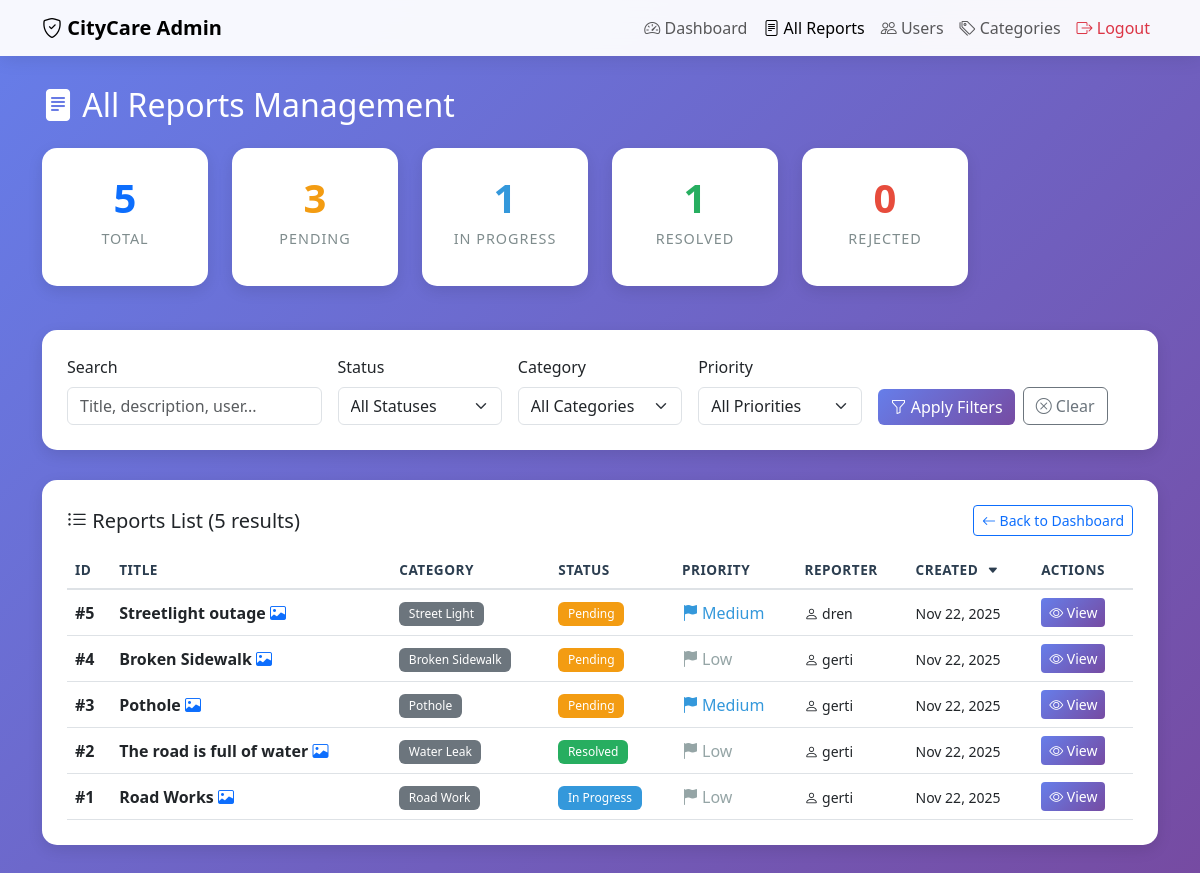
The app's page /admin/reports.php (signed in), older data.
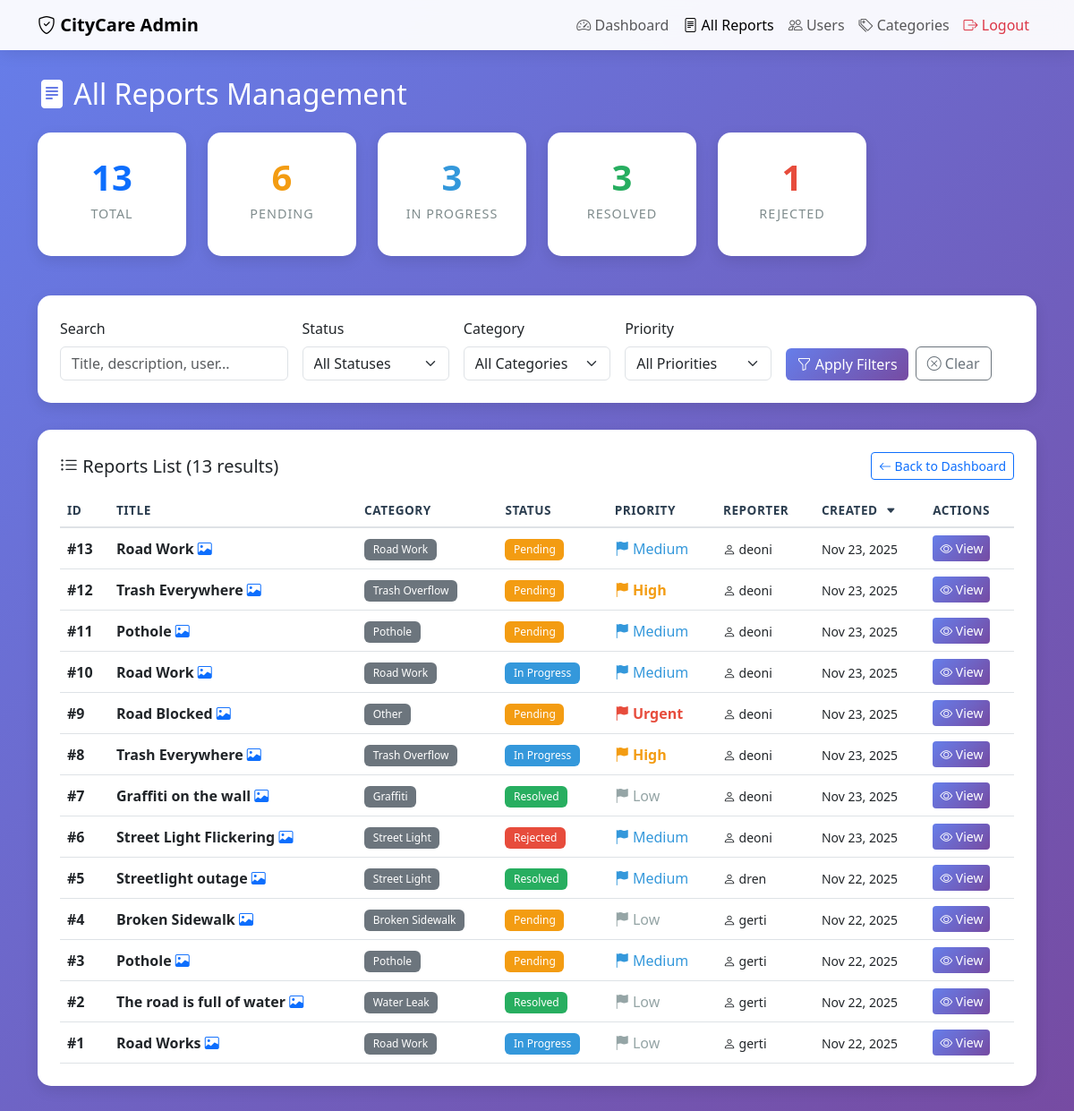
The same page, newer data.
### tables this page shows
CREATE TABLE `reports` (
  `id` int(11) NOT NULL,
  `user_id` int(11) NOT NULL,
  `category_id` int(11) NOT NULL,
  `title` varchar(200) NOT NULL,
  `description` text NOT NULL,
  `location_address` varchar(255) NOT NULL,
  `latitude` decimal(10,8) NOT NULL,
  `longitude` decimal(11,8) NOT NULL,
  `image_path` varchar(255) DEFAULT NULL,
  `status` enum('pending','in_progress','resolved','rejected') DEFAULT 'pending',
  `priority` enum('low','medium','high','urgent') DEFAULT 'medium',
  `admin_notes` text DEFAULT NULL,
  `created_at` timestamp NOT NULL DEFAULT current_timestamp(),
  `updated_at` timestamp NOT NULL DEFAULT current_timestamp() ON UPDATE current_timestamp(),
  `resolved_at` timestamp NULL DEFAULT NULL
);

CREATE TABLE `categories` (
  `id` int(11) NOT NULL,
  `name` varchar(50) NOT NULL,
  `icon` varchar(50) DEFAULT NULL,
  `color` varchar(20) DEFAULT NULL
);

CREATE TABLE `users` (
  `id` int(11) NOT NULL,
  `username` varchar(50) NOT NULL,
  `email` varchar(100) NOT NULL,
  `password` varchar(255) NOT NULL,
  `full_name` varchar(100) NOT NULL,
  `phone` varchar(20) DEFAULT NULL,
  `is_admin` tinyint(1) DEFAULT 0,
  `created_at` timestamp NOT NULL DEFAULT current_timestamp(),
  `report_streak` int(11) DEFAULT 0,
  `last_report_date` date DEFAULT NULL,
  `xp` int(11) DEFAULT 0,
  `level` int(11) DEFAULT 1
);

### admin/reports.php (the view, shortened to what the changed rows need)
<?php
require_once '../config/database.php';
$sort = isset($_GET['sort']) ? $_GET['sort'] : 'created_at';
$order = isset($_GET['order']) ? $_GET['order'] : 'DESC';
$sql = "SELECT r.*, c.name as category_name, u.username, u.email
        FROM reports r
        LEFT JOIN categories c ON r.category_id = c.id
        LEFT JOIN users u ON r.user_id = u.id
        WHERE 1=1";
$params = [];
$sql .= " ORDER BY r.$sort $order";
$stmt = $conn->prepare($sql);
$stmt->execute($params);
$reports = $stmt->fetchAll();
$stats = [
    'total' => $conn->query("SELECT COUNT(*) FROM reports")->fetchColumn(),
    'pending' => $conn->query("SELECT COUNT(*) FROM reports WHERE status = 'pending'")->fetchColumn(),
    'in_progress' => $conn->query("SELECT COUNT(*) FROM reports WHERE status = 'in_progress'")->fetchColumn(),
    'resolved' => $conn->query("SELECT COUNT(*) FROM reports WHERE status = 'resolved'")->fetchColumn(),
    'rejected' => $conn->query("SELECT COUNT(*) FROM reports WHERE status = 'rejected'")->fetchColumn(),
];
?>
<!DOCTYPE html>
<html lang="en">
<head>
    <link href="https://cdn.jsdelivr.net/npm/bootstrap@5.3.0/dist/css/bootstrap.min.css" rel="stylesheet">
    <link rel="stylesheet" href="https://cdn.jsdelivr.net/npm/bootstrap-icons@1.11.0/font/bootstrap-icons.css">
</head>
<body>
    <div class="main-content">
        <div class="container">
            <h2 class="text-white mb-4">
                <i class="bi bi-file-text-fill"></i> All Reports Management
            </h2>
            <div class="row mb-4">
                <div class="col-md-2">
                    <div class="stats-card text-center">
                        <p class="stat-number text-primary"><?php echo $stats['total']; ?></p>
                        <p class="stat-label">Total</p>
                    </div>
                </div>
                <div class="col-md-2">
                    <div class="stats-card text-center">
                        <p class="stat-number" style="color: #f39c12;"><?php echo $stats['pending']; ?></p>
                        <p class="stat-label">Pending</p>
                    </div>
                </div>
                <div class="col-md-2">
                    <div class="stats-card text-center">
                        <p class="stat-number" style="color: #3498db;"><?php echo $stats['in_progress']; ?></p>
                        <p class="stat-label">In Progress</p>
                    </div>
                </div>
                <div class="col-md-2">
                    <div class="stats-card text-center">
                        <p class="stat-number" style="color: #27ae60;"><?php echo $stats['resolved']; ?></p>
                        <p class="stat-label">Resolved</p>
                    </div>
                </div>
                <div class="col-md-2">
                    <div class="stats-card text-center">
                        <p class="stat-number" style="color: #e74c3c;"><?php echo $stats['rejected']; ?></p>
                        <p class="stat-label">Rejected</p>
                    </div>
                </div>
            </div>
            <div class="reports-table">
                <div class="d-flex justify-content-between align-items-center mb-3">
                    <h5 class="mb-0">
                        <i class="bi bi-list-ul"></i> Reports List (<?php echo count($reports); ?> results)
                    </h5>
                    <a href="dashboard.php" class="btn btn-outline-primary btn-sm">
                        <i class="bi bi-arrow-left"></i> Back to Dashboard
                    </a>
                </div>
                <?php if (count($reports) > 0): ?>
                <div class="table-responsive">
                    <table class="table table-hover align-middle">
                        <thead>
                            <tr>
                                <th onclick="sortTable('id')">
                                    ID
                                </th>
                                <th onclick="sortTable('title')">
                                    Title
                                </th>
                                <th>Category</th>
                                <th onclick="sortTable('status')">
                                    Status
                                </th>
                                <th onclick="sortTable('priority')">
                                    Priority
                                </th>
                                <th>Reporter</th>
                                <th onclick="sortTable('created_at')">
                                    Created
                                    <?php if ($sort === 'created_at'): ?>
                                        <i class="bi bi-caret-<?php echo $order === 'ASC' ? 'up' : 'down'; ?>-fill sort-icon"></i>
                                    <?php endif; ?>
                                </th>
                                <th>Actions</th>
                            </tr>
                        </thead>
                        <tbody>
                            <?php foreach ($reports as $report): ?>
                            <tr>
                                <td><strong>#<?php echo $report['id']; ?></strong></td>
                                <td>
                                    <strong><?php echo htmlspecialchars($report['title']); ?></strong>
                                    <?php if ($report['image_path']): ?>
                                        <i class="bi bi-image text-primary" title="Has photo"></i>
                                    <?php endif; ?>
                                </td>
                                <td>
                                    <span class="badge bg-secondary">
                                        <?php echo htmlspecialchars($report['category_name']); ?>
                                    </span>
                                </td>
                                <td>
                                    <span class="badge badge-<?php echo $report['status']; ?>">
                                        <?php echo ucwords(str_replace('_', ' ', $report['status'])); ?>
                                    </span>
                                </td>
                                <td>
                                    <span class="priority-<?php echo $report['priority']; ?>">
                                        <i class="bi bi-flag-fill"></i>
                                        <?php echo ucfirst($report['priority']); ?>
                                    </span>
                                </td>
                                <td>
                                    <small>
                                        <i class="bi bi-person"></i>
                                        <?php echo htmlspecialchars($report['username']); ?>
                                    </small>
                                </td>
                                <td>
                                    <small><?php echo date('M j, Y', strtotime($report['created_at'])); ?></small>
                                </td>
                                <td>
                                    <a href="view_report.php?id=<?php echo $report['id']; ?>" class="btn btn-sm btn-primary action-btn">
                                        <i class="bi bi-eye"></i> View
                                    </a>
                                </td>
                            </tr>
                            <?php endforeach; ?>
                        </tbody>
                    </table>
                </div>
                <?php endif; ?>
            </div>
        </div>
    </div>
</body>
</html>

Row changes from the older to the newer data that the page shows:
added reports: id "13", title "Road Work", category.name "Road Work", status "Pending", priority "Medium", user.username "deoni", created_at "Nov 23, 2025"
added reports: id "12", title "Trash Everywhere", category.name "Trash Overflow", status "Pending", priority "High", user.username "deoni", created_at "Nov 23, 2025"
added reports: id "11", title "Pothole", category.name "Pothole", status "Pending", priority "Medium", user.username "deoni", created_at "Nov 23, 2025"
added reports: id "10", title "Road Work", category.name "Road Work", status "In Progress", priority "Medium", user.username "deoni", created_at "Nov 23, 2025"
added reports: id "9", title "Road Blocked", category.name "Other", status "Pending", priority "Urgent", user.username "deoni", created_at "Nov 23, 2025"
added reports: id "8", title "Trash Everywhere", category.name "Trash Overflow", status "In Progress", priority "High", user.username "deoni", created_at "Nov 23, 2025"
added reports: id "7", title "Graffiti on the wall", category.name "Graffiti", status "Resolved", priority "Low", user.username "deoni", created_at "Nov 23, 2025"
added reports: id "6", title "Street Light Flickering", category.name "Street Light", status "Rejected", priority "Medium", user.username "deoni", created_at "Nov 23, 2025"
changed reports "Streetlight outage": status "Pending" → "Resolved"
Text that changed along with them:
$stats['total']: "5" → "13"
$stats['pending']: "3" → "6"
$stats['in_progress']: "1" → "3"
$stats['resolved']: "1" → "3"
$stats['rejected']: "0" → "1"
count($reports): "5" → "13"
